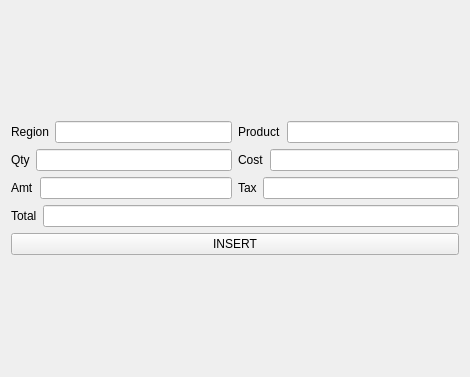
<?xml version="1.0" encoding="UTF-8"?>
<ui version="4.0">
    <class>InsertWidget</class>
    <widget class="QWidget" name="InsertWidget">
        <property name="geometry">
            <rect>
                <x>0</x>
                <y>0</y>
                <width>470</width>
                <height>377</height>
            </rect>
        </property>
        <property name="windowTitle">
            <string>Form</string>
        </property>
        <layout class="QVBoxLayout" name="verticalLayout_2">
            <item>
                <layout class="QVBoxLayout" name="verticalLayout">
                    <item>
                        <layout class="QGridLayout" name="gridLayout_2">
                            <item row="0" column="0">
                                <layout class="QGridLayout" name="gridLayout">
                                    <item row="0" column="0">
                                        <layout class="QHBoxLayout" name="horizontalLayout">
                                            <item>
                                                <widget class="QLabel" name="region_label">
                                                    <property name="text">
                                                        <string>Region</string>
                                                    </property>
                                                </widget>
                                            </item>
                                            <item>
                                                <widget class="QLineEdit" name="region_line_edit" />
                                            </item>
                                        </layout>
                                    </item>
                                    <item row="0" column="1">
                                        <layout class="QHBoxLayout" name="horizontalLayout_4">
                                            <item>
                                                <widget class="QLabel" name="product_label">
                                                    <property name="text">
                                                        <string>Product</string>
                                                    </property>
                                                </widget>
                                            </item>
                                            <item>
                                                <widget class="QLineEdit" name="product_line_edit" />
                                            </item>
                                        </layout>
                                    </item>
                                    <item row="1" column="0">
                                        <layout class="QHBoxLayout" name="horizontalLayout_2">
                                            <item>
                                                <widget class="QLabel" name="qty_label">
                                                    <property name="text">
                                                        <string>Qty</string>
                                                    </property>
                                                </widget>
                                            </item>
                                            <item>
                                                <widget class="QLineEdit" name="qty_line_edit" />
                                            </item>
                                        </layout>
                                    </item>
                                    <item row="1" column="1">
                                        <layout class="QHBoxLayout" name="horizontalLayout_5">
                                            <item>
                                                <widget class="QLabel" name="cost_label">
                                                    <property name="text">
                                                        <string>Cost</string>
                                                    </property>
                                                </widget>
                                            </item>
                                            <item>
                                                <widget class="QLineEdit" name="cost_line_edit" />
                                            </item>
                                        </layout>
                                    </item>
                                    <item row="2" column="0">
                                        <layout class="QHBoxLayout" name="horizontalLayout_6">
                                            <item>
                                                <widget class="QLabel" name="amt_label">
                                                    <property name="text">
                                                        <string>Amt</string>
                                                    </property>
                                                </widget>
                                            </item>
                                            <item>
                                                <widget class="QLineEdit" name="amt_line_edit" />
                                            </item>
                                        </layout>
                                    </item>
                                    <item row="2" column="1">
                                        <layout class="QHBoxLayout" name="horizontalLayout_3">
                                            <item>
                                                <widget class="QLabel" name="tax_label">
                                                    <property name="text">
                                                        <string>Tax</string>
                                                    </property>
                                                </widget>
                                            </item>
                                            <item>
                                                <widget class="QLineEdit" name="tax_line_edit" />
                                            </item>
                                        </layout>
                                    </item>
                                </layout>
                            </item>
                            <item row="1" column="0">
                                <layout class="QHBoxLayout" name="horizontalLayout_7">
                                    <item>
                                        <widget class="QLabel" name="total_label">
                                            <property name="text">
                                                <string>Total</string>
                                            </property>
                                        </widget>
                                    </item>
                                    <item>
                                        <widget class="QLineEdit" name="total_line_edit" />
                                    </item>
                                </layout>
                            </item>
                        </layout>
                    </item>
                    <item>
                        <widget class="QPushButton" name="insert_button">
                            <property name="text">
                                <string>INSERT</string>
                            </property>
                        </widget>
                    </item>
                </layout>
            </item>
        </layout>
    </widget>
    <resources />
    <connections />
</ui>
